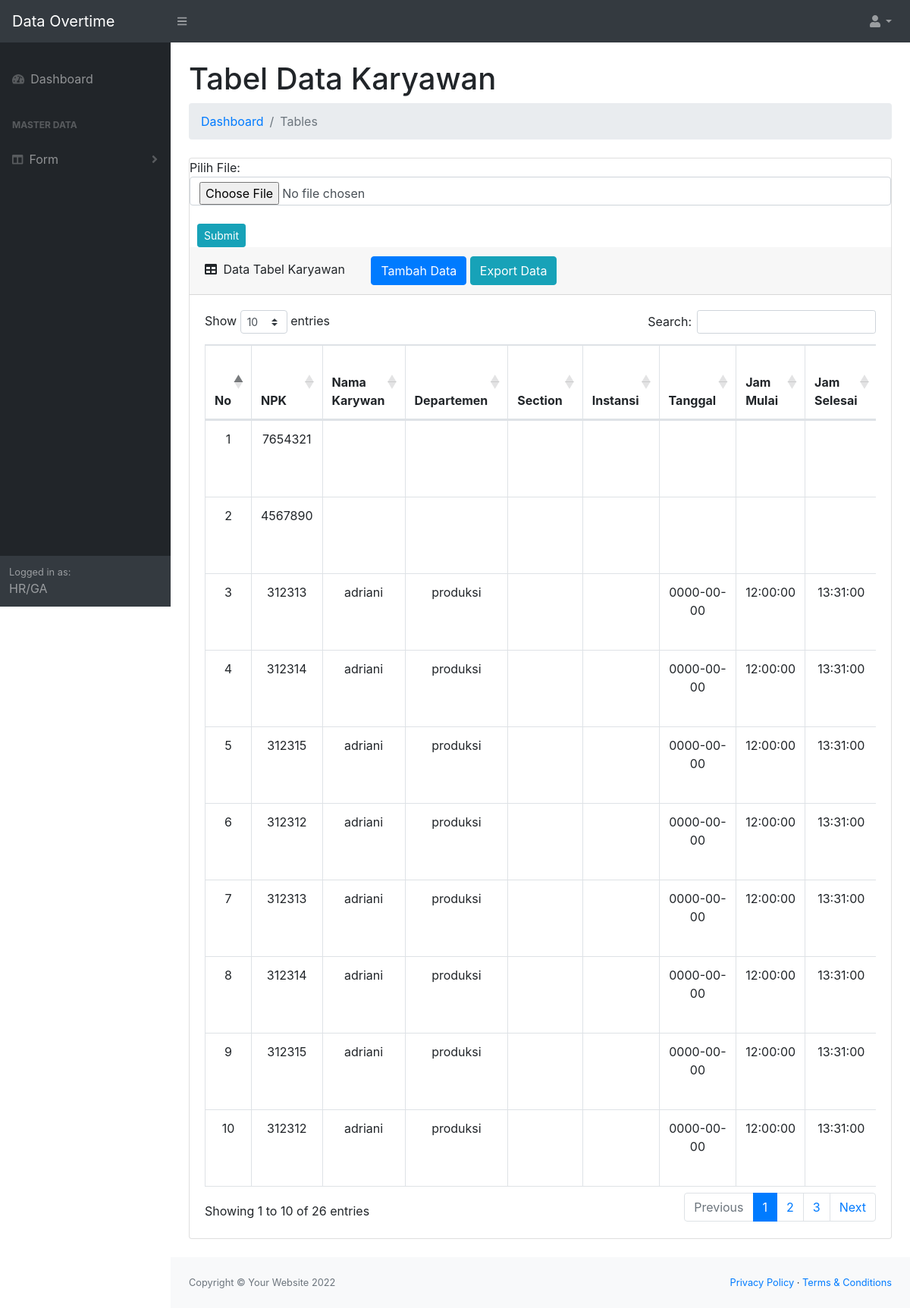
Page /dataovertimehr/tambahdata2.php on the committed database.
### tables this page shows
CREATE TABLE `dataovt` (
  `id` int(11) NOT NULL,
  `npk` varchar(255) DEFAULT NULL,
  `nama` varchar(255) DEFAULT NULL,
  `dept` varchar(255) DEFAULT NULL,
  `section` varchar(255) NOT NULL,
  `instansi` varchar(255) NOT NULL,
  `tgl` date DEFAULT NULL,
  `jam_mulai` time DEFAULT NULL,
  `jam_selesai` time DEFAULT NULL,
  `m_istirahat_a` time DEFAULT NULL,
  `m_istirahat_b` time DEFAULT NULL,
  `s_istirahat_a` time DEFAULT NULL,
  `s_istirahat_b` time DEFAULT NULL,
  `jam_lembur` varchar(100) DEFAULT NULL,
  `hari_lk` varchar(255) DEFAULT NULL,
  `total_tuul` varchar(255) DEFAULT NULL
);

### dataovertimehr/tambahdata2.php (the view, shortened to what this page needs)
<?php
include 'dbconnect.php';
?>
<!DOCTYPE html>
<html lang="en">
<head>
    <link href="css/styles.css" rel="stylesheet" />
    <link href="https://cdn.datatables.net/1.10.20/css/dataTables.bootstrap4.min.css" rel="stylesheet" />
</head>
<body class="sb-nav-fixed">
    <nav class="sb-topnav navbar navbar-expand navbar-dark bg-dark">
        <a class="navbar-brand" href="index2.html">Data Overtime</a>
        <button class="btn btn-link btn-sm order-1 order-lg-0" id="sidebarToggle" href="#"><i class="fas fa-bars"></i></button>
        <ul class="navbar-nav ml-auto ml-md-0">
            <li class="nav-item dropdown">
                <a class="nav-link dropdown-toggle" id="userDropdown" href="#" role="button" data-toggle="dropdown" aria-haspopup="true" aria-expanded="false"><i class="fas fa-user fa-fw"></i></a>
            </li>
        </ul>
    </nav>
    <div id="layoutSidenav">
        <div id="layoutSidenav_nav">
            <nav class="sb-sidenav accordion sb-sidenav-dark" id="sidenavAccordion">
                <div class="sb-sidenav-menu">
                    <div class="nav">
                        <br>
                        <a class="nav-link" href="index2.php">
                            <div class="sb-nav-link-icon"><i class="fas fa-tachometer-alt"></i></div>
                            Dashboard
                        </a>
                        <div class="sb-sidenav-menu-heading">Master Data</div>
                        <a class="nav-link collapsed" href="#" data-toggle="collapse" data-target="#collapseLayouts" aria-expanded="false" aria-controls="collapseLayouts">
                            <div class="sb-nav-link-icon"><i class="fas fa-columns"></i></div>
                            Form
                            <div class="sb-sidenav-collapse-arrow"><i class="fas fa-angle-down"></i></div>
                        </a>
                    </div>
                </div>
                <div class="sb-sidenav-footer">
                    <div class="small">Logged in as:</div>
                    HR/GA
                </div>
            </nav>
        </div>
        <div id="layoutSidenav_content">
            <main>
                <div class="container-fluid">
                    <h1 class="mt-4">Tabel Data Karyawan</h1>
                    <ol class="breadcrumb mb-4">
                        <li class="breadcrumb-item"><a href="index2.php">Dashboard</a></li>
                        <li class="breadcrumb-item active">Tables</li>
                    </ol>
                    <div class="card mb-4">
                        <form method="post" enctype="multipart/form-data" action="proses_upload2.php">
                            Pilih File:
                            <input class="form-control" name="fileexcel" type="file" required="required">
                            <br>
                            <button class="btn btn-sm btn-info" style="margin-left:10px;" type="submit">Submit</button>
                        </form>
                        <div class="card-header">
                            <i class="fas fa-table mr-1"></i>
                            Data Tabel Karyawan
                            <button type="button" class="btn btn-primary col-md-0 mt-0" style="margin-left: 30px ;" data-toggle="modal" data-target="#myModal">
                                Tambah Data
                            </button>
                            <a href="export.php" target="_blank" class="btn btn-info">Export Data</a>
                        </div>
                        <div class="card-body">
                            <div class="table-responsive">
                                <table class="table table-bordered" id="dataTable" width="100%" cellspacing="0">
                                    <thead>
                                        <tr>
                                            <th style="width: 1px;">No</th>
                                            <th>NPK</th>
                                            <th>Nama Karywan</th>
                                            <th>Departemen</th>
                                            <th>Section</th>
                                            <th>Instansi</th>
                                            <th>Tanggal</th>
                                            <th>Jam Mulai</th>
                                            <th>Jam Selesai</th>
                                        </tr>
                                    </thead>
                                    <tbody>
                                        <?php
                                        $ovt = mysqli_query($conn,"SELECT * FROM dataovt ORDER BY nama ASC");
                                        $i = 1;
                                        while($o=mysqli_fetch_array($ovt)){
                                            $npk = $o['npk'];
                                            $nama = $o['nama'];
                                            $dept = $o['dept'];
                                            $sct = $o['sct'];
                                            $instansi = $o['instansi'];
                                            $tgl = $o['tgl'];
                                            $jam_mulai = $o['jam_mulai'];
                                            $jam_selesai = $o['jam_selesai'];
                                            ?>
                                            <tr>
                                                <td><?=$i++;?></td>
                                                <td><?=$npk;?></td>
                                                <td><?=$nama;?></td>
                                                <td><?=$dept;?></td>
                                                <td><?=$sct;?></td>
                                                <td><?=$instansi;?></td>
                                                <td><?=$tgl;?></td>
                                                <td><?=$jam_mulai;?></td>
                                                <td><?=$jam_selesai;?></td>
                                            </tr>
                                            <?php
                                        };
                                        ?>
                                    </tbody>
                                </table>
                            </div>
                        </div>
                    </div>
                </div>
            </main>
            <footer class="py-4 bg-light mt-auto">
                <div class="container-fluid">
                    <div class="d-flex align-items-center justify-content-between small">
                        <div class="text-muted">Copyright &copy; Your Website 2022</div>
                        <div>
                            <a href="#">Privacy Policy</a>
                            &middot;
                            <a href="#">Terms &amp; Conditions</a>
                        </div>
                    </div>
                </div>
            </footer>
        </div>
    </div>
</body>
</html>

### dataovertimehr/tambahdata2.php (style rules this page uses)
table, td, th { border: 1px solid black; }
table { border-collapse: collapse; width: 100%; }
td, tr { text-align: center; }

### rows in the picture
dataovt: npk "7654321"
dataovt: npk "4567890"
dataovt: npk "312313", nama "adriani", dept "produksi", tgl "0000-00-00", jam_mulai "12:00:00", jam_selesai "13:31:00"
dataovt: npk "312314", nama "adriani", dept "produksi", tgl "0000-00-00", jam_mulai "12:00:00", jam_selesai "13:31:00"
dataovt: npk "312315", nama "adriani", dept "produksi", tgl "0000-00-00", jam_mulai "12:00:00", jam_selesai "13:31:00"
dataovt: npk "312312", nama "adriani", dept "produksi", tgl "0000-00-00", jam_mulai "12:00:00", jam_selesai "13:31:00"
dataovt: npk "312313", nama "adriani", dept "produksi", tgl "0000-00-00", jam_mulai "12:00:00", jam_selesai "13:31:00"
dataovt: npk "312314", nama "adriani", dept "produksi", tgl "0000-00-00", jam_mulai "12:00:00", jam_selesai "13:31:00"
dataovt: npk "312315", nama "adriani", dept "produksi", tgl "0000-00-00", jam_mulai "12:00:00", jam_selesai "13:31:00"
dataovt: npk "312312", nama "adriani", dept "produksi", tgl "0000-00-00", jam_mulai "12:00:00", jam_selesai "13:31:00"
